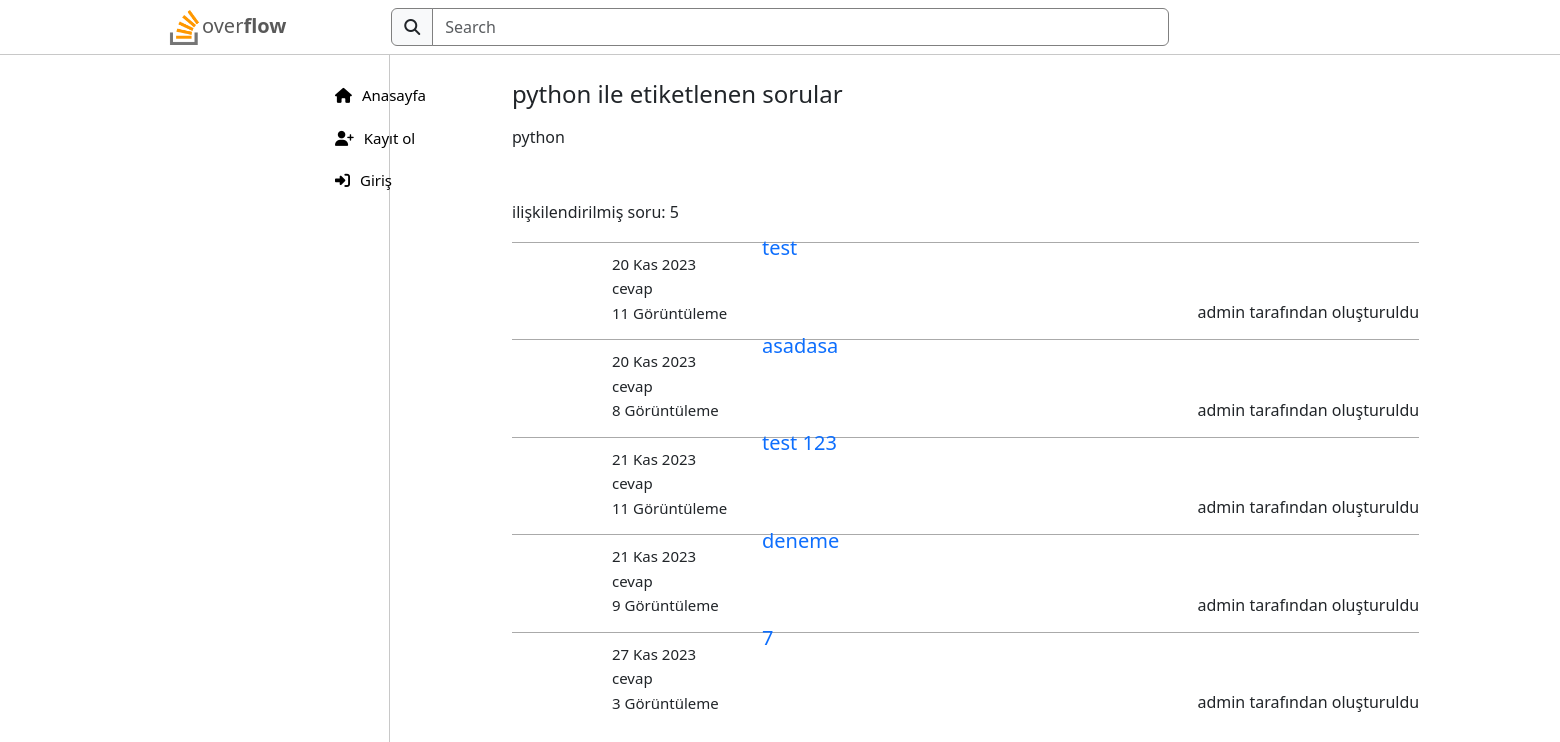
The app's page /tag_detail/python with its own data.
### pages/models.py (models this page shows, shortened)
class Tags(models.Model):
    name = models.CharField(max_length=250)
    content = models.TextField()

class question(models.Model):
    title = models.CharField(max_length=100)
    context = RichTextUploadingField()
    user = models.ForeignKey(User, on_delete=models.CASCADE)
    published_date = models.DateTimeField(auto_now_add=True)
    view = models.IntegerField(default=0)
    votes = models.IntegerField(default=0)
    tags = models.ManyToManyField(Tags)

### pages/views.py (the view)
# urls.py: path('tag_detail/<str:name>', views.tagDetailView, name='tag_detail'),
def tagDetailView(request, name):
    data = {}
    queryset = question.objects.filter(tags__name=name)
    tags_of_question = Tags.objects.filter(name=name)
    data['tags_name'] = tags_of_question.first().name if tags_of_question.exists() else None
    data['tags_content'] = tags_of_question.first().content if tags_of_question.exists() else None
    data['queryset'] = queryset
    data['queryset_count'] = queryset.count()
    return render(request, 'pages/tags.html', data)

### templates/pages/tags.html (shortened to what this page needs)
{% extends 'base.html' %}
{% load static %}
{% block context %}
<div class="container d-flex flex-column" style="margin-left: 500px; margin-top: 80px;">
    {% for item in queryset %}
    {% if forloop.counter == 1 %}
    <h4 class="float-start">{{ tags_name }} ile etiketlenen sorular</h4>
    <p class="float-start mb-1 mt-2">{{ tags_content }}</p>
    <h6 style="margin-bottom: 20px; margin-top: 50px;">ilişkilendirilmiş soru: {{ queryset_count }}</h6>
    {% endif %}
    <div class="quest_card" {% if not item.tags %} style="margin-bottom: 40px;" {% endif %}>
        <div>
            <div style="padding-top: 10px; padding-bottom: 20px;">
                <p class="info">{{item.published_date|date:"SHORT_DATE_FORMAT" }}</p>
                <p class="info">{{ item.ann_answer }} cevap</p>
                <p class="info">{{ item.view }} Görüntüleme</p>
            </div>
            {% if user.is_authenticated %}
            <a style="text-decoration: none; font-size: large; font-weight: bold;" href="{% url 'questionDetail' pk=item.id %}"><h5 style= "margin-left: 250px; margin-top: -100px; margin-bottom: 40px;">{{ item.title }}</h5></a>
            {% else %}
            <a style="text-decoration: none; font-size: large; font-weight: bold;" href="{% url 'login' %}"><h5 style= "margin-left: 250px; margin-top: -110px; margin-bottom: 40px;">{{ item.title }}</h5></a>
            {% endif %}
            <div class="float-end">
                {{ item.user }} tarafından oluşturuldu
            </div>
        </div>
    </div>
    {% endfor %}
</div>
{% endblock context %}

### static/nav.css (style rules this page uses)
* { margin: 0; padding: 0; box-sizing: border-box; list-style-type: none; }

### templates/pages/tags.html (style rules this page uses)
.info { font-size: 15px; padding-left: 100px; margin-bottom: 2px; }
.quest_card { border-top: 1px solid rgb(170, 170, 170); width: 70%; margin-bottom: 15px; }

### records on screen
question: queryset_count "5", published_date "20 Kas 2023", view "11", title "test", user "admin"
Tags: name "python", content "python"
question: published_date "20 Kas 2023", view "8", title "asadasa", user "admin"
question: published_date "21 Kas 2023", view "11", title "test 123", user "admin"
question: published_date "21 Kas 2023", view "9", title "deneme", user "admin"
question: published_date "27 Kas 2023", view "3", title "7", user "admin"
